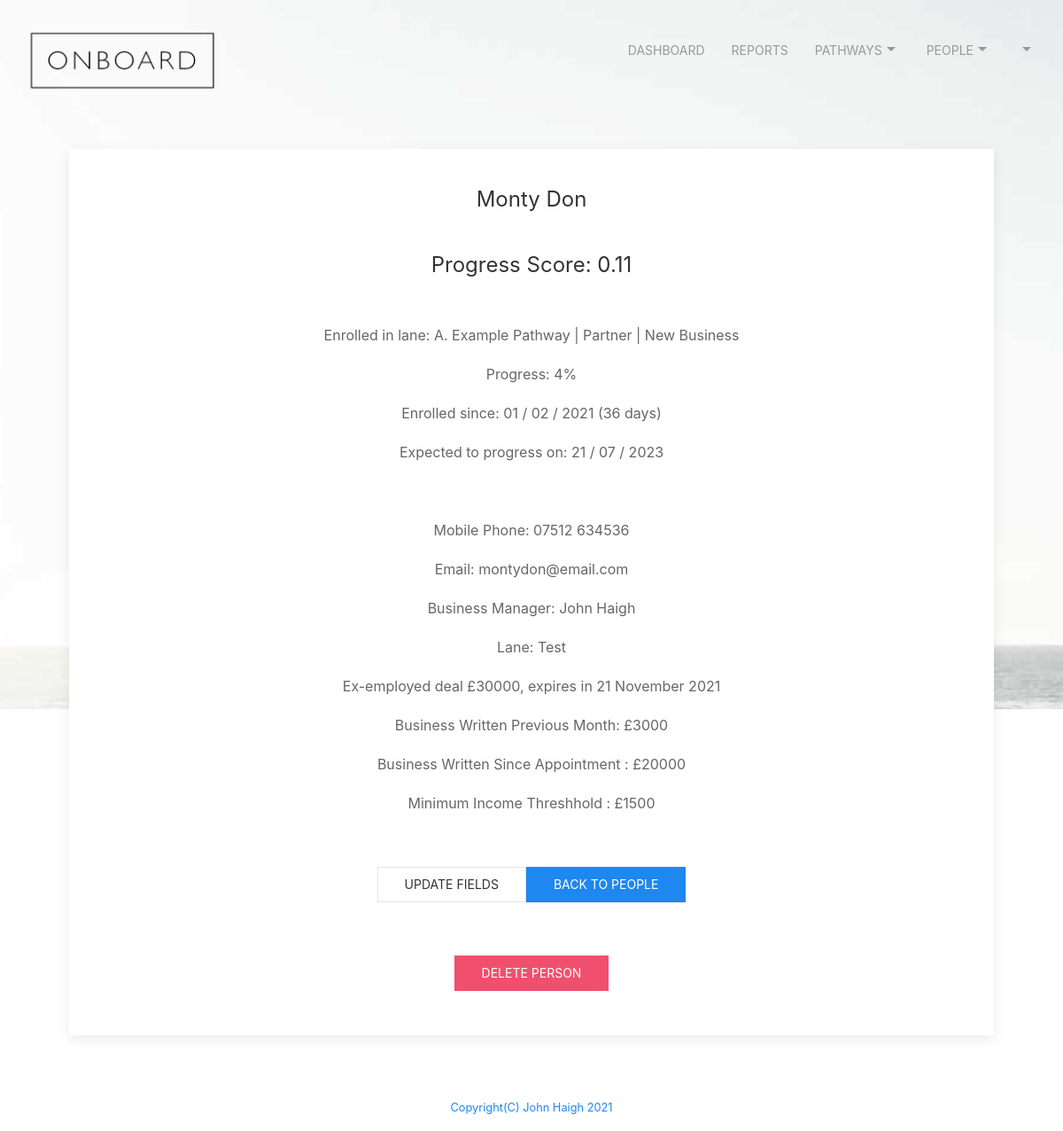
The page /viewperson?name=montydon@email.com (signed in) on the database as committed earlier.
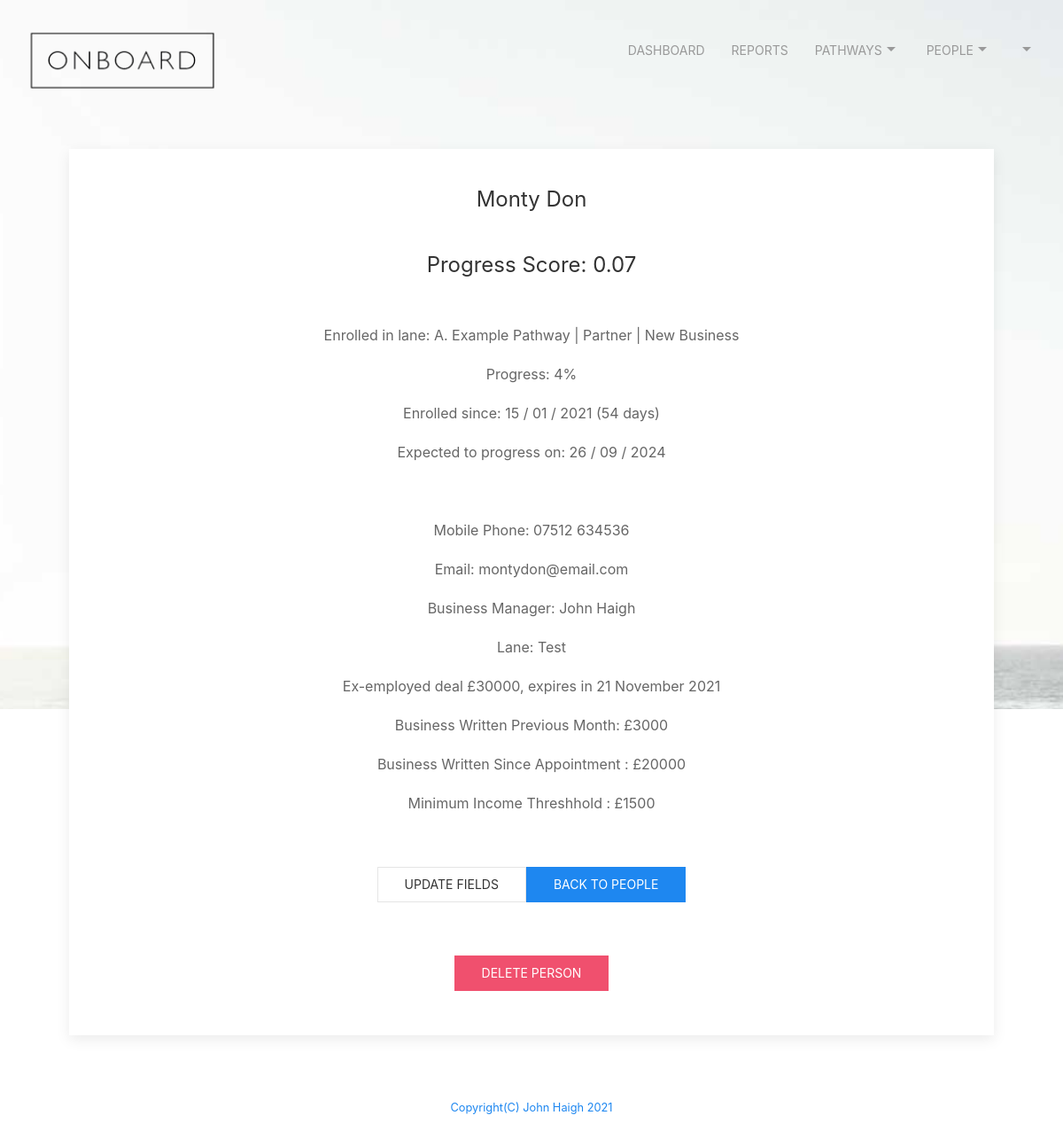
The same page on the database as committed later.
### tables this page shows
CREATE TABLE people ('id' integer PRIMARY KEY NOT NULL, 'firstname' text NOT NULL, 'lastname' text NOT NULL, 'mobile' text NOT NULL, 'email' text NOT NULL, 'pdm' text NOT NULL, 'bam' text, 'pathwayEnrolled' text, 'pathwayEnrolledDate' text, 'pathwayEnrolledPosition' text, 'pathwayEnrolledProgress' integer,  'pathwayEnrolledPositionDate' text, 'history' text, 'exEmployedDeal' text, 'exEmployedDealExpiry' text, 'businessWrittenPreviousMonth' integer, 'businessWrittenYearToDate'  integer, 'daysinpathway' integer, 'estcompletion' text, 'score' int, 'minincome' int);

### app.py (the view)
@app.route("/viewperson", methods=["GET", "POST"])
@login_required
def viewperson():
    if request.method == "GET":
        db = SQL("sqlite:///onboard.db")
        info = db.execute("SELECT * FROM users WHERE id = ?", session["user_id"])
        username = info[0]['email']
        firstname = info[0]['firstname']
        lastname = info[0]['lastname']
        personemail = request.args.get('name')
        fullname = firstname + ' ' + lastname
        rows = db.execute("SELECT DISTINCT * FROM people WHERE email = ?", personemail)
        return render_template("viewperson.html", Fullname = fullname, rows = rows)

### app.py (called while the page is built)
@app.after_request
def after_request(response):
    response.headers["Cache-Control"] = "no-cache, no-store, must-revalidate"
    response.headers["Expires"] = 0
    response.headers["Pragma"] = "no-cache"
    return response

def login_required(f):
    @wraps(f)
    def decorated_function(*args, **kwargs):
        if session.get("user_id") is None:
            return redirect("/login")
        return f(*args, **kwargs)
    return decorated_function

### templates/viewperson.html (shortened to what this page needs)
{% extends "layout.html" %}
{% block main %}
<div class="uk-card uk-card-default uk-card-small">
  <div class="uk-text-center uk-card-body">
    <div class="uk-text-center uk-card-body">
      <h3>{{ rows[0]["firstname"] }} {{ rows[0]['lastname'] }}</h3>
      <h3>Progress Score: {{rows[0]['score']}}</h3>
    </div>
    <table class="uk-table uk-table-small">
      <tr><td>Enrolled in lane: {{rows[0]['pathwayEnrolled']}}</td></tr>
      <tr><td>Progress: {{rows[0]['pathwayEnrolledProgress']}}%</td></tr>
      <tr><td>Enrolled since: {{rows[0]['pathwayEnrolledDate']}} ({{rows[0]['daysinpathway']}} days)</td><tr>
      <tr><td>Expected to progress on: {{rows[0]['estcompletion']}}</td></tr>
      <tr><td><br></td></tr>
      <tr><td>Mobile Phone: {{ rows[0]['mobile'] }} </td></tr>
      <tr><td>Email: {{ rows[0]['email'] }} </td></tr>
      <tr><td>Business Manager: {{ rows[0]['bam'] }} </td></tr>
      <tr><td>Lane: {{ rows[0]['history'] }} </td></tr>
      <tr><td>Ex-employed deal £{{ rows[0]['exEmployedDeal'] }}, expires in {{ rows[0]['exEmployedDealExpiry'] }} </td></tr>
      <tr><td>Business Written Previous Month: £{{ rows[0]['businessWrittenPreviousMonth'] }} </td></tr>
      <tr><td>Business Written Since Appointment : £{{ rows[0]['businessWrittenYearToDate'] }} </td></tr>
      <tr><td>Minimum Income Threshhold : £{{ rows[0]['minincome'] }} </td></tr>
    </table>
        <div id="center">
          <a class="uk-button uk-button-default" href="/updatefields?name={{rows[0]['email']}}">Update Fields</a><a class="uk-button uk-button-primary" href="/people">Back To People</a>
        </div>
        <div id="center">
          <a class="uk-button uk-button-danger" href="/delete?id=person&name={{rows[0]['email']}}"onclick="return confirm('Are you sure you want to delete this person? This cannot be undone.')">Delete Person</a>
        </div>
    </div>
  </div>
  {% endblock %}

### templates/layout.html (shortened to what this page needs)
<!DOCTYPE html>
<html lang="en">
<head>
  <link href="https://maxcdn.bootstrapcdn.com/bootstrap/4.1.3/css/bootstrap.min.css" rel="stylesheet">
  <link href="/static/styles.css" rel="stylesheet">
  <link rel="stylesheet" href="static/css/uikit.min.css" />
</head>
<div class="uk-position-relative">
  <div class="uk-position-top">
    <nav class="uk-navbar-container uk-navbar-transparent" uk-navbar>
      <div class="uk-navbar-right">
        <ul class="uk-navbar-nav">
          {% if session.user_id %}
          <li><a href="/dashboard">Dashboard</a></li>
          <li><a href="/report">Reports</a></li>
          <li><a href="/pathways">Pathways<span uk-icon="icon:  triangle-down"></span></a>
          </li>
          <li><a href="/people">People<span uk-icon="icon:  triangle-down"></span></a>
          </li>
          <li>
            <a href="#">{{FullName}}<span uk-icon="icon:  triangle-down"></span></a>
                {% else %}
                <li><a href="/register">Register</a></li>
                <li><a href="/login">Login</a></li>
                {% endif %}
          </li>
        </ul>
      </div>
    </nav>
  </div>
</div>
<body class="p-3 mb-2 bg-light">
  <nav class="uk-navbar-container uk-navbar-transparent">
    {% if session.user_id %}
    <a href="/dashboard"><img src="/static/images/onboard_logo.png" height="75px" width="244px" alt="Logo"></a>
    {% else %}
    <a href="/dashboard"><img src="/static/images/onboard_logo.png" height="75px" width="244px" alt="Logo"></a>
    {% endif %}
  <main class="container p-5">
    {% block main %}{% endblock %}
  </main>
<footer id="page-footer" class="uk-margin-top" uk-sticky>
      <div class="footer">
          <a href="mailto:johnhaigh@icloud.com"><small>Copyright(C) John Haigh 2021</small></p>
        </div>
</footer>
</body>
</html>

### static/styles.css (style rules this page uses)
#center { margin-left: auto; margin-right: auto; text-align: center; padding: 30px; }
body { border-color: coral; }
body { background-image: url("images/ikaia-pal-V1GDlBQFrV0-unsplash.jpg"); background-position: center center; background-repeat: no-repeat; background-attachment: fixed; background-size: cover; background-color: #464646; height: 100vh; }
.footer { text-align: center; height: 40px; width: 300px%; border-width: thin; border-color: black; }

Rows that differ between the two databases and show on the page:
changed people "Monty": score "0.11" → "0.07"; pathwayEnrolledDate "01 / 02 / 2021" → "15 / 01 / 2021"; daysinpathway "36" → "54"; estcompletion "21 / 07 / 2023" → "26 / 09 / 2024"
